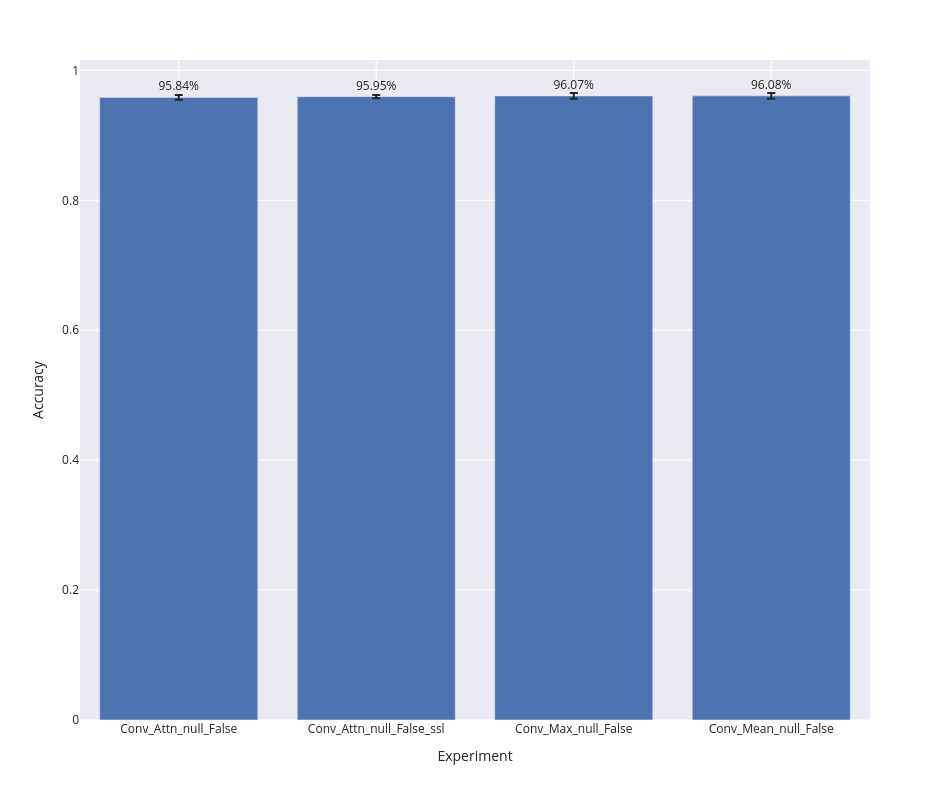

Notebook code cell kept with this figure:
### Code cell
bar_plot(label_wise_metrics_agg, 'accuracy')

### Figure 1 — Plotly figure (JSON) as saved in the notebook; plotly's stock layout.template omitted (floating-point values rounded to 4 significant figures)
{"data": [{"alignmentgroup": "True", "error_y": {"array": [0.003707, 0.002569, 0.00447, 0.004265]}, "hovertemplate": "expr=%{x}<br>accuracy_mean=%{text}<extra></extra>", "legendgroup": "", "marker": {"color": "rgb(76,114,176)", "pattern": {"shape": ""}}, "name": "", "offsetgroup": "", "orientation": "v", "showlegend": false, "text": [0.9584, 0.9595, 0.9607, 0.9608], "textposition": "outside", "texttemplate": "%{text:.2%}", "type": "bar", "x": ["Conv_Attn_null_False", "Conv_Attn_null_False_ssl", "Conv_Max_null_False", "Conv_Mean_null_False"], "xaxis": "x", "y": [0.9584, 0.9595, 0.9607, 0.9608], "yaxis": "y"}], "layout": {"barmode": "group", "height": 800, "legend": {"tracegroupgap": 0}, "margin": {"t": 60}, "width": 950, "xaxis": {"anchor": "y", "domain": [0, 1], "title": {"text": "Experiment"}}, "yaxis": {"anchor": "x", "domain": [0, 1], "title": {"text": "Accuracy"}}}}
